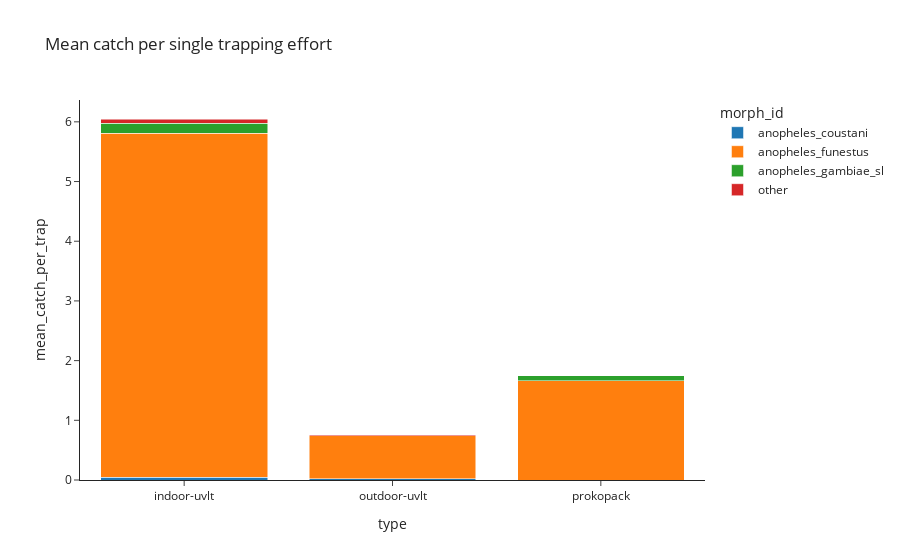

Write notebook code for a chart like this one.
### Markdown cell above
### Trap comparison

Lets plot the per-day (or per-night!) catches per trap.

### Code cell
trap_counts = df_households.groupby('type').size()
samples_per_trap_effort = df_morpho.groupby(['type', 'morph_id']).size() /  trap_counts
samples_per_trap_effort = samples_per_trap_effort.to_frame('mean_catch_per_trap').reset_index()

fig_traps = px.bar(
    samples_per_trap_effort,
    x='type',
    y='mean_catch_per_trap',
    color='morph_id',
    barmode='stack',
    title='Mean catch per single trapping effort',
    template='simple_white'
)

fig_traps.show()

### Figure 1 — Plotly figure (JSON) as saved in the notebook; plotly's stock layout.template omitted (floating-point values rounded to 4 significant figures)
{"data": [{"alignmentgroup": "True", "hovertemplate": "morph_id=anopheles_coustani<br>type=%{x}<br>mean_catch_per_trap=%{y}<extra></extra>", "legendgroup": "anopheles_coustani", "marker": {"color": "#1F77B4", "pattern": {"shape": ""}}, "name": "anopheles_coustani", "offsetgroup": "anopheles_coustani", "orientation": "v", "showlegend": true, "textposition": "auto", "type": "bar", "x": ["indoor-uvlt", "outdoor-uvlt"], "xaxis": "x", "y": [0.04762, 0.02381], "yaxis": "y"}, {"alignmentgroup": "True", "hovertemplate": "morph_id=anopheles_funestus<br>type=%{x}<br>mean_catch_per_trap=%{y}<extra></extra>", "legendgroup": "anopheles_funestus", "marker": {"color": "#FF7F0E", "pattern": {"shape": ""}}, "name": "anopheles_funestus", "offsetgroup": "anopheles_funestus", "orientation": "v", "showlegend": true, "textposition": "auto", "type": "bar", "x": ["indoor-uvlt", "outdoor-uvlt", "prokopack"], "xaxis": "x", "y": [5.762, 0.7143, 1.667], "yaxis": "y"}, {"alignmentgroup": "True", "hovertemplate": "morph_id=anopheles_gambiae_sl<br>type=%{x}<br>mean_catch_per_trap=%{y}<extra></extra>", "legendgroup": "anopheles_gambiae_sl", "marker": {"color": "#2CA02C", "pattern": {"shape": ""}}, "name": "anopheles_gambiae_sl", "offsetgroup": "anopheles_gambiae_sl", "orientation": "v", "showlegend": true, "textposition": "auto", "type": "bar", "x": ["indoor-uvlt", "prokopack"], "xaxis": "x", "y": [0.1667, 0.08333], "yaxis": "y"}, {"alignmentgroup": "True", "hovertemplate": "morph_id=other<br>type=%{x}<br>mean_catch_per_trap=%{y}<extra></extra>", "legendgroup": "other", "marker": {"color": "#D62728", "pattern": {"shape": ""}}, "name": "other", "offsetgroup": "other", "orientation": "v", "showlegend": true, "textposition": "auto", "type": "bar", "x": ["indoor-uvlt", "outdoor-uvlt"], "xaxis": "x", "y": [0.07143, 0.02381], "yaxis": "y"}], "layout": {"barmode": "stack", "legend": {"title": {"text": "morph_id"}, "tracegroupgap": 0}, "title": {"text": "Mean catch per single trapping effort"}, "xaxis": {"anchor": "y", "domain": [0, 1], "title": {"text": "type"}}, "yaxis": {"anchor": "x", "domain": [0, 1], "title": {"text": "mean_catch_per_trap"}}}}
